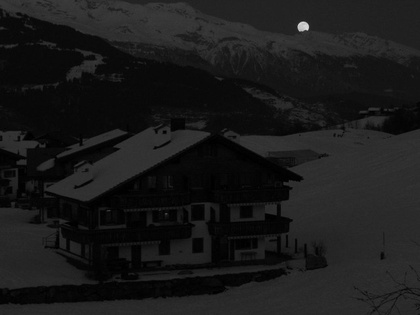
%> input picture material/code/visionbook/05Preproc/images/raising_moon_gray_small.jpg, 420 x 315 px, shrunk from 640 x 480 before the run
$ octave rotmask_demo.m   (GNU Octave 9; MATLAB toolbox functions it lacks are replaced by stand-ins)
%> lines starting %> are read from the running program, lines starting %| are printed output that depends on the picture
%> further down, im is the input picture: size 315x420 uint8; min 0, max 224, mean 26
### material/code/visionbook/05Preproc/hist_equal.m
function [im_out,H,Hc,T] = hist_equal(im)
% HIST_EQUAL histogram equalization
% CMP Vision Algorithms http://visionbook.felk.cvut.cz
% Tomas Svoboda, 2006-2007
%
% Usage: [im_out,H,Hc,T] = hist_equal(im)
% Inputs:
%   im  [m x n]  Input image.
% Outputs:
%   im_out  [m x n]   Equalized image.
%   H       [1 x 256] Histogram of the input image.
%   Hc      [1 x 256] Cumulative histogram of the input function.
%   T       [1 x 256] Transformation function of the intensity.
% See also: histeq.

% History:
% $Id: hist_equal_decor.m 1074 2007-08-14 09:45:42Z kybic $
%
% 2006-01 Tomas Svoboda created
% 2007-03-05 TS: decorated
% 2007-05-02 TS: new decor
% 2007-05-24 TS: typo
% 2007-08-09 TS: refinement for better looking of m-file

if size(im,3)>1,
  warning('Colour image in the input, HIST_EQUAL process it as grayscale')
end

if isa(im,'uint8');  % 8-bit depth
  levels = 2^8;
elseif isa(im,'uint16'); % 16-bit depth
  levels = 2^16;
elseif isa(im, 'float'); % actually unknown but 8-bit assumed
  warning('Bit depth could not be recognised, 8-bit image is assumed');
  levels = 2^8;
  if max(max(im))>1;
  im = round(im);
  im(im<0)   = 0;
  im(im>255) = levels-1;
  else
  im = uint8(round(im*255));
  end
end


% The intensities are typically [0,255] but Matlab starts
% indexes at 1. Doing the +1 shift only once saves some computation time.
imp = uint32(im)+1;

% Compute the histogram of the input image first.
% Scan every pixel and increment the relevant member of H;
% if pixel p has intensity g_p perform H[g_p]=H[g_p]+1.
% The number of levels is determined from the bit depth
% of the input image.
H = zeros(1,levels); % allocate memory
% scan all pixels ...
for i=1:size(im,1)
  for j=1:size(im,2)
    % pixel intensity indexes the accumulator
    H(imp(i,j)) = H(imp(i,j)) + 1;
  end
end
%> after the loop, H = 256 values, max 6785 at index 11, min 0 at index 64, mean 516.8

% Form the cumulative image histogram H_c.
Hc = zeros(size(H));
Hc(1) = H(1);
for i=2:size(Hc,2)
  Hc(i) = Hc(i-1)+H(i);
end
%> after the loop, Hc = 256 values from 453 to 132300

% Create the look-up table
% normalizing the cumulative histogram to have integer values between
% 0--(levels-1),
% typically [0,255].
T = round( (levels-1)/(size(im,1)*size(im,2)) * Hc );
%> T = 256 values from 1 to 255


% Apply the look-up table
% to each level in the input image.
% Formally, rescan the image and write an output image
% with gray levels g_q, setting g_q=T[g_p].
% memory allocation for the new image
im_out = zeros(size(im)); % same size as the input image
im_out = T(imp);
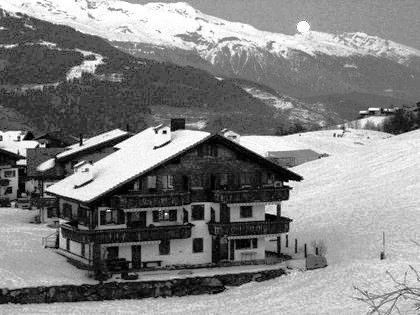
%> im_out: size 315x420 double; min 1, max 255, mean 130.7
% Note from the last row how elegantly Matlab allows the use of the
% look-up table. T is a 1 x 256 vector in which
% T(i) contains an intensity value that replaces
% i-1. The image itself is here understood as a set of
% indexes that point to the vector T.
% In a classical language it would be:
% for i=all pixels in image
%   im_out(i) = T(imp(i));
% end

% convert the data type if appropriate
if isa(im,'uint8')
  im_out = uint8(round(im_out));
%> im_out: size 315x420 uint8
end
if isa(im,'uint16')
  im_out = uint16(round(im_out));
end
if isa(im,'float')
  im_out = im_out/(levels-1);
end

return; % end of hist_equal

### material/code/visionbook/05Preproc/rotmask.m
function im_out = rotmask(im,method,datatype);
% ROTMASK averaging using rotating mask
% CMP Vision Algorithms http://visionbook.felk.cvut.cz
% Tomas Svoboda, 2006-2007

% Usage: im_out = rotmask(im,method,datatype)
% Inputs:
%   im  [m x n]  Input image.
%   method  (default 'vectorized')
%      String selecting the computational method:
%      'loop' standard loop, most
%       readable code but slowest original formulation from the .
%      'vectorized' essentially faster than
%       'loop' it still goes through all possible positions
%       in loops but the computation itself is vectorized.
%      'integral' uses integral image. Much faster
%       than other two implementations but memory hungry; single
%       precision is used  which may lead to small inaccuracies.
%   datatype  (default 'double')
%      Parameter for the 'integral' method.
%     It may be 'single' or 'double'.
%     Variant 'double' always works
%     correctly but can be too memory consuming for larger images.
%     Choosing 'single' may resolve memory problems at the cost of
%     losing precision.
% Outputs:
%   im_out  [m x n]  Filtered image.
% See also: integralim.

% History:
% $Id: rotmask_decor.m 1074 2007-08-14 09:45:42Z kybic $
%
% 2006-03 Tomas Svoboda: first implementation and testing
% 2007-03-05 TS: decoration
% 2007-05-02 TS: new decor
% 2007-05-15 TS: essential speed up of 'vectorized' and 'integral'
%                implementation. decor changed accordingly
% 2007-05-24 VZ: typo
% 2007-08-09 TS: refinement for better looking of m-files

if nargin<3
  datatype = 'double';
end
if nargin<2
  method = 'vectorized';
end


imdatatype = class(im);

VECTORIZED = strcmp(lower(method),'vectorized');
INTEGRAL = strcmp(lower(method),'integral');
LOOP = strcmp(lower(method),'loop');


if size(im,3)>1
  error('rot_mask does not work for full-colour images')
end

mask_size = 9; % size of the rotating mask
mask=logical(zeros(5,5,mask_size));

im = double(im);

im_out = zeros(size(im));

if INTEGRAL
% Pre-compute integral images (summed area tables):
im_integral = feval( datatype, integralim(im) );
imsquare_integral = feval( datatype, integralim(im.^2) );
% The masks are defined in terms of distances from the
% inspected pixel and organized in layers (one layer for
% each of the 9 masks):
mask = zeros(2,4,9);
mask(:,:,1) = [-3 -3 0 0; -1 2 -1 2];
mask(:,:,2) = [-3 -3 0 0; -2 1 -2 1];
mask(:,:,3) = [-3 -3 0 0; -3 0 -3 0];
mask(:,:,4) = [-2 -2 1 1; -3 0 -3 0];
mask(:,:,5) = [-1 -1 2 2; -3 0 -3 0];
mask(:,:,6) = [-1 -1 2 2; -2 1 -2 1];
mask(:,:,7) = [-1 -1 2 2; -1 2 -1 2];
mask(:,:,8) = [-2 -2 1 1; -1 2 -1 2];
mask(:,:,9) = [-2 -2 1 1; -2 1 -2 1];
% Preparing data structures for the vectorized computations:
% the crucial point is to understand that the use of integral images
% simplifies the computation of the variances.
% The mask structure indexes the corner positions for each of the
% 9 masks around each of the inspected pixels. These corner values
% are stored in the im_int_mat and im_sq_mat matrices.
%
% The sum of all values under a 3x 3 mask is
% m(i-3,j-3)-m(i,j-3)-m(i-3,j)+m(i,j), where (i,j) are
% coordinates of the lower-right corner, see
% integralim. So, invert the signs of the middle
% elements.
%
im_int_mat = zeros( 4,(size(im,1)-4)*(size(im,2)-4), 9,class(im_integral));
im_sq_mat  = zeros( 4,(size(im,1)-4)*(size(im,2)-4), 9,class(imsquare_integral));
row_pos = 3 : size(im,1)-2;
col_pos = 3 : size(im,2)-2;
for i = 1:9 % for each of the mask
  for j = [1 4] % for each of the +corner
    row_mask_pos = row_pos(1)+mask(1,j,i)+1 : row_pos(end)+mask(1,j,i)+1;
    col_mask_pos = col_pos(1)+mask(2,j,i)+1 : col_pos(end)+mask(2,j,i)+1;
    im_int_mat(j,:,i) = ...
      reshape(im_integral(row_mask_pos,col_mask_pos),1,size(im_int_mat,2));
    im_sq_mat(j,:,i)  = ...
      reshape(imsquare_integral(row_mask_pos,col_mask_pos),1,size(im_sq_mat,2));
  end
  for j = [2 3] % for each of the -corner do the same
    row_mask_pos = row_pos(1)+mask(1,j,i)+1 : row_pos(end)+mask(1,j,i)+1;
    col_mask_pos = col_pos(1)+mask(2,j,i)+1 : col_pos(end)+mask(2,j,i)+1;
    im_int_mat(j,:,i) = ...
     -reshape(im_integral(row_mask_pos,col_mask_pos),1,size(im_int_mat,2));
    im_sq_mat(j,:,i)  = ...
     -reshape(imsquare_integral(row_mask_pos,col_mask_pos),1,size(im_sq_mat,2));
  end
end
% The use of two separate j-cycles, for [1 4]
% and [2 3] surprisingly proved to be almost twice as fast as
% post-changing of signs by using:
%   im_int_mat(2:3,:,:) = -im_int_mat(2:3,:,:);
%   im_sq_mat(2:3,:,:)  = -im_sq_mat(2:3,:,:);
% Compute sums and variances for each rotating mask.
sums = squeeze( sum(im_int_mat,1) )';
means = sums./mask_size;
sums_squares = squeeze( sum(im_sq_mat,1) )';
variances = mask_size*(means.^2) + sums_squares - 2*means.*sums;
% Identify the masks with the lowest dispersion as needed...
[foo,idx_mins] = min(variances);
% ... and pick up the means and use them for composition of the filtered
% image.
im_filt = means(sub2ind(size(means),idx_mins,[1:size(means,2)]));
% reshape to the original size
im_filt = reshape( im_filt, length(row_mask_pos), length(col_mask_pos) );
im_out(3:end-2,3:end-2) = im_filt;
else % VECTORIZED and LOOP methods loop over (almost) all pixels in image
% The masks are organized differently than in the integral implementation.
% Individual masks are [5 x 5], i.e. they cover the complete neighborhood
% of the inspected pixel. In each mask there are nine 1's which index
% relevant pixels. All the masks are organized in a [5 x 5 x 9] array.
basic_shape = 1;
% create the templates and the middle mask
mask(1:3,3:5,1) = basic_shape;
mask(1:3,2:4,2) = basic_shape;
mask(2:4,2:4,9) = basic_shape;
% create the remaining masks by rotating the templates
for i = 3:8
  mask(:,:,i) = rot90( mask(:,:,i-2) );
end
% For each pixel
% pick up the [5 x 5] relevant neighborhood, and
% compute variances and the mean from the one with the lowest
% dispersion.
variances = zeros(1,9);
for i = 3:size(im,1)-2
  for j = 3:size(im,2)-2
% The main trick in the vectorized code is the replication of
% the [5 x 5] neighborhood of the inspected pixel into the
% [5 x 5 x 9] array. Each of the masks is applied to a separate layer
% to mask-out the relevant values. The masked-out values are
% stacked into columns. The column-wise organized data are then
% processed in a standard Matlab fashion.
    if VECTORIZED
      % sub_mat = repmat( im(i-2:i+2,j-2:j+2), [1 1 9] );
      % the code below replaces the slow repmat function
      sub_mat = im( i-2:i+2, j-2:j+2, ones(9,1) );
      % mask the values and organize into columns
      sub_mat = reshape( sub_mat(mask), mask_size, 9 );
      % compute means for each mask
      means = sum(sub_mat)/mask_size;
      % compute variances for each mask
      variances = sum( (sub_mat-means(ones(mask_size,1),:)).^2 );
      % find the minimum
      [min_disp,idx_min] = min(variances);
      % and take the mean belonging to the mask with minimal variance
      im_out(i,j) = means(idx_min);
% The loop code is the simplest: it loops over each layer separately.
%
    elseif LOOP
      sub_im = im( i-2:i+2, j-2:j+2 ); % simple crop of the [5x5] subimage
      for m = 1:9 % for each mask
        % get the vector of values by masking
        vec = sub_im( mask(:,:,m) );
        % much faster than calling VAR function
        variances(m) = sum( (vec-sum(vec)/mask_size).^2 );
      end
      [min_disp,idx_min] = min(variances);
      im_out(i,j) = sum( sub_im(mask(:,:,idx_min)) ) / mask_size;
    else
      error('Unknown method');
    end
  end % for columns
  % informative print about progress after each row
  fprintf( 1, '\b\b\b\b\b\b\b\b %05.2f %%', 100*(i-2)/(size(im,1)-2) );
end % for rows
fprintf(1,'\b\b\b\b\b\b\b\b %05.2f %% \n',100)
end % if INTEGRAL

% convert the data type if appropriate
if strcmp(imdatatype,'uint8')
  im_out = uint8(round(im_out));
end
if strcmp(imdatatype,'uint16')
  im_out = uint16(round(im_out));
end
if strcmp(imdatatype,'double') | strcmp(imdatatype,'single')
  im_out = im_out/255;
end


return; % end of rotmask

### material/code/visionbook/04DataStr/integralim.m
function im_out = integralim(im,shape);
% INTEGRALIM compute integral image (summed area tables)
% CMP Vision Algorithms http://visionbook.felk.cvut.cz
%
% Usage: im_out = integralim(im,shape)
% Inputs:
%   im  [m  x n]  Input image.
%   shape  (default 'full')  Defines the size of the output matrix.
%     It has a similar meaning as in, e.g., conv2.
%     The option 'same' makes the function
%     crop-out the ``zero column and row''  of the resulting integral image
%     which will be then of the same size as the input image.
%   im_out   Integral image.


if nargin<2
  shape = 'full';
end

% The algorithm is implemented in two ways. One is a more
% classical for-loop implementation. It can be switched on by
% setting LOOP=1. The second one uses cumsum.
% The latter is much more compact, however both variants perform
% comparably.
LOOP = 0;

im = double(im);

% Create the `zero' column and row.
im_padded = zeros( size(im)+[1 1] );
im_padded(2:end,2:end) = im;
% The `loop' version can be straightforwardly rewritten
% in some low-level language, like Java or C.
if LOOP
  im_out = im_padded;
  for i = 2:size(im_out,1)
    for j = 2:size(im_out,2)
      im_out(i,j) = im_out(i,j-1)+im_out(i-1,j)+im_padded(i,j)-im_out(i-1,j-1);
    end
  end
% The non-loop version actually hides the looping which is
% implemented inside the cumsum. The first cumulative sum
% computes the row sum and the second sums the row-sums along the
% columns.
else
  % s = cumsum(im_padded,2); % row cumulative sum
  im_out = cumsum( cumsum(im_padded,2), 1 );
end

if strcmp(shape,'same')
  im_out=im_out(2:end,2:end);
end


return; % end of integralim

### material/code/visionbook/cmpviapath.m
function p = cmpviapath(rootpath,stprtoolbox)
% CMPVIAPATH Sets all necessary paths for cmpvia toolbox
%
% p = cmpviapath(rootpath);
%
% Input parameters:
% rootpath ... (optinoal) root path of the toolbox, defaults
%              to current working directory
% stprtoolbox... (optional) if set to 1, path to stprtoolbox is
%                added and the toolbox is initialized
%
% Output:
% p ... added path
%
% History:
% 2006-01-26 Tomas Svoboda: created based on a similar function
%            from Vojta Franc and Vaclav Hlavac patern recognition
%            toolbox
%
% $Id: cmpviapath.m 1181 2014-04-02 15:47:26Z svoboda $

if nargin<2
  stprtoolbox=0 ;
end ;

if nargin<1
  rootpath=pwd;
end

disp('Setting path for the CMPvia codes')
disp('cmpvia@cmp.felk.cvut.cz ---------')

% set path for UNIX
p = ['$:', ...
	 '$02Image:', ...
     '$03ImageMath:', ...
	 '$04DataStr:',...
	 '$05Preproc:',...
	 '$06Segm1:',...
	 '$07Segm2:',...
	 '$08ShapeRepr:',...
	 '$09ObjRec:',...
	 '$11Theory3D:',...
     '$14Compr:', ...
     '$15Texture:', ...
     '$16Motion:', ...
	 '$matlab_code/graphcut:',...
	 '$matlab_code/bsplines:',...
     '$matlab_code/misc:'
	 ];

if stprtoolbox,
  p = [ p, '$matlab_code/stprtool:' ] ;
end ;


p=translate(p,rootpath);

% adds path at the start
addpath(p);

% setup
if stprtoolbox,
  stprpath(translate('$/matlab_code/stprtool',rootpath)) ;
end ;

%--translate ---------------------------------------------------------
function p = translate(p,rootpath);
%TRANSLATE Translate unix path to platform specific path
%   TRANSLATE fixes up the path so that it's valid on non-UNIX platforms
%
% This function was derived from MathWork M-file "pathdef.m"

cname = computer;

% Look for PC
if strncmp(cname,'PC',2)
  p = strrep(p,'/','\');
  p = strrep(p,':',';');
  p = strrep(p,'$',[rootpath '\']);

% [12 lines of commented-out code are left out]
else
  p = strrep(p,'$',[rootpath '/']);
end

### material/code/visionbook/05Preproc/rotmask_demo.m
% demonstration of ROTMASK, averaging using rotating mask
% CMP Vision Algorithms http://visionbook.felk.cvut.cz
% Tomas Svoboda, 2006-2007
%
% $Id: rotmask_demo_decor.m 1074 2007-08-14 09:45:42Z kybic $

addpath ../.
cmpviapath('../.');
% create a directory for output images
% if necessary, and does not already exist
out_dir = './output_images/';
if exist(out_dir)~=7
  mkdir(out_dir)
end

im = imread('images/raising_moon_gray_small.jpg');
im = hist_equal(im);

imwrite(im,[out_dir,'rotmask_input.jpg']);

% A noisy night photo is used to demonstrate the filtering power.
% All three methods are launched by default to emphasize the effectiveness
% of more advanced implementations.
% test all methods
methods = {'loop' 'vectorized' 'integral'};
for i = 1:length(methods)
  disp(sprintf( ...
      'rotating mask, method _%s_ is running, please wait ...',methods{i}))
  tic
  im_out = rotmask( im, methods{i}, 'double' );
  time(i) = toc;
  disp(sprintf('elapsed time for method _%s_ %2.2f seconds',methods{i},time(i)));
end
%> this loop made 3 passes
%> pass 1, `im_out = rotmask( im, methods{i}, 'double' );`:
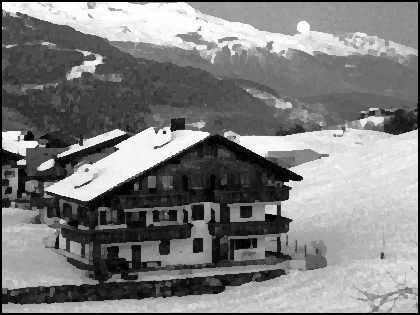
%> im_out: size 315x420 uint8; min 0, max 255, mean 127.2
%> pass 3, in integralim, `im_out = cumsum( cumsum(im_padded,2), 1 );`:
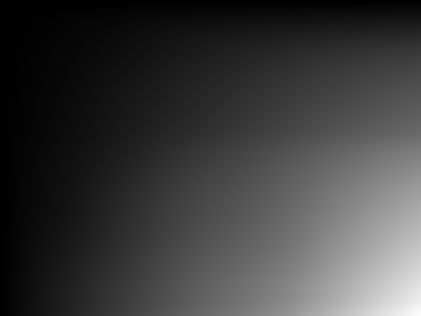
%> im_out: size 316x421 double; min 0, max 17291016, mean 4118245.4; drawn with min black and max white
%> pass 3, in integralim (call 2), `im = double(im);`:
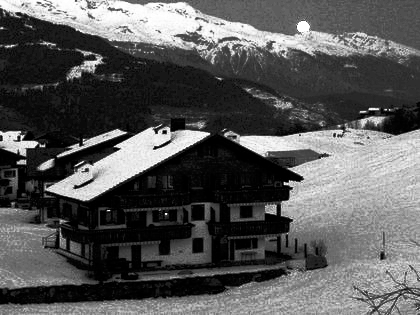
%> im: size 315x420 double; min 1, max 65025, mean 22422; drawn with min black and max white
%> after the loop, time = [10.22 2.58 0.278]
try close(fig10); catch; end;
fig10=figure(10); clf
currpos = get(gcf,'Position');
set(gcf,'Position',[currpos(1:3),currpos(4)/4])
hold on
for i=1:length(methods),
  axis([0,0.3,-0.07,0])
  text(0,0,sprintf('Computation times for a [%d x %d] image',size(im,2), size(im,1)),'FontSize',16);
  text(0,-i*0.02,sprintf('%s: %2.2f seconds',methods{i},time(i)),'FontSize',14);
  axis off
end
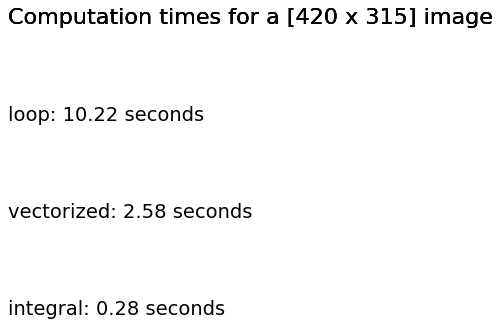
%> figure redrawn from the program's plot data
print('-depsc2','-cmyk', [out_dir,'rotmask_computing_times.eps']);

figure(1), clf
imshow(im);
title('input image');
figure(2), clf
imshow(im_out);
title('filtered image');
imwrite(im_out,[out_dir,'rotmask_output.jpg']);

diff = sum(sum(abs(im-im_out)))/prod(size(im));
%> diff = 7.54
i = 1;
if 0 % testing convergence of the filtering process
  im_out_iter{i}=im_out;
  while diff>0.1
  i=i+1;
  im_out_iter{i}=rotmask(im_out_iter{i-1},'integral','double');
  figure(i+1); clf
  imshow(im_out_iter{i});
  title(sprintf('filtered image, iteration %d',i));
  diff = sum(sum(abs(im_out_iter{i}-im_out_iter{i-1})))/prod(size(im))
  end
end
